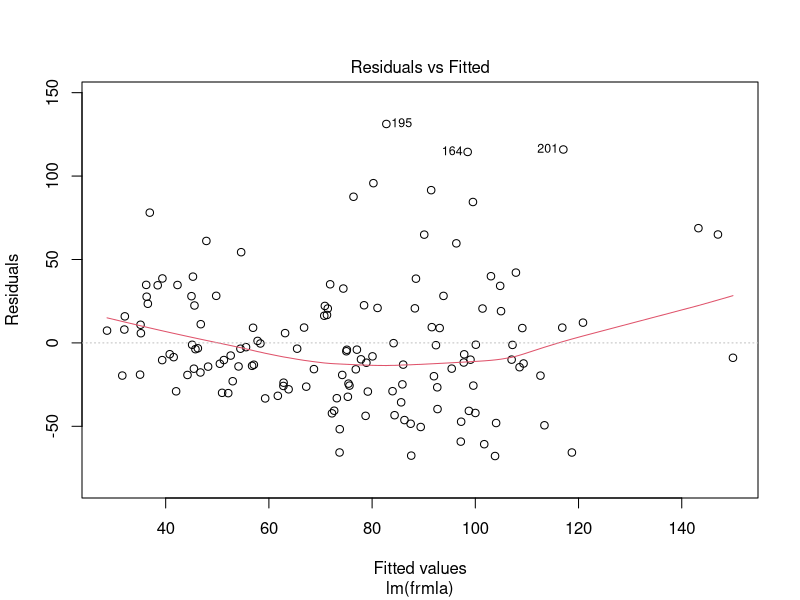
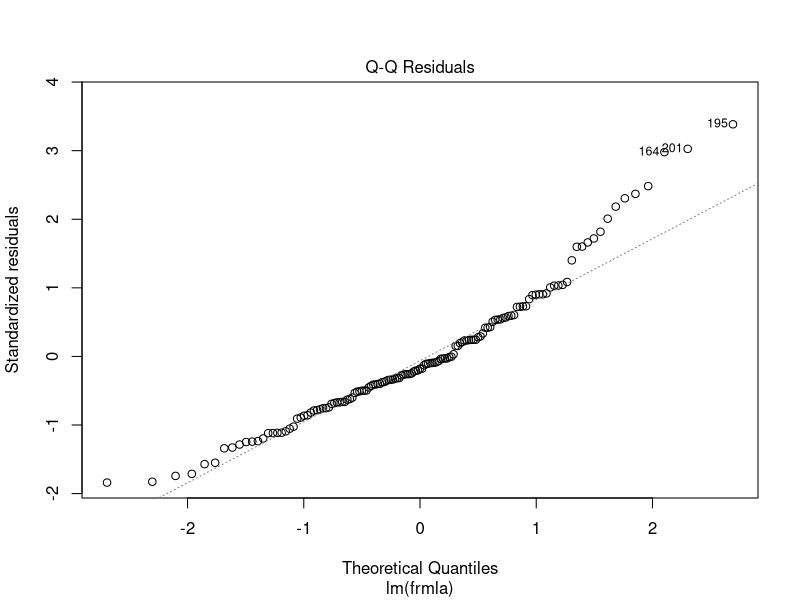
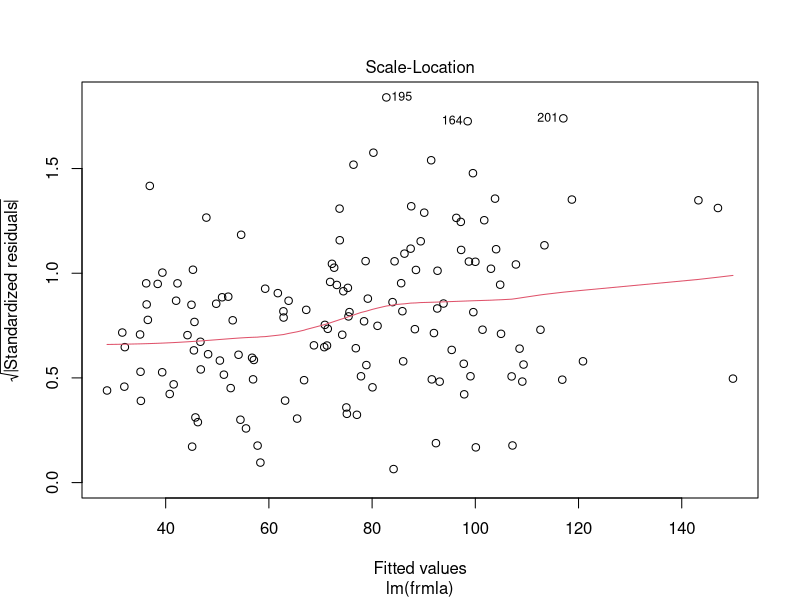
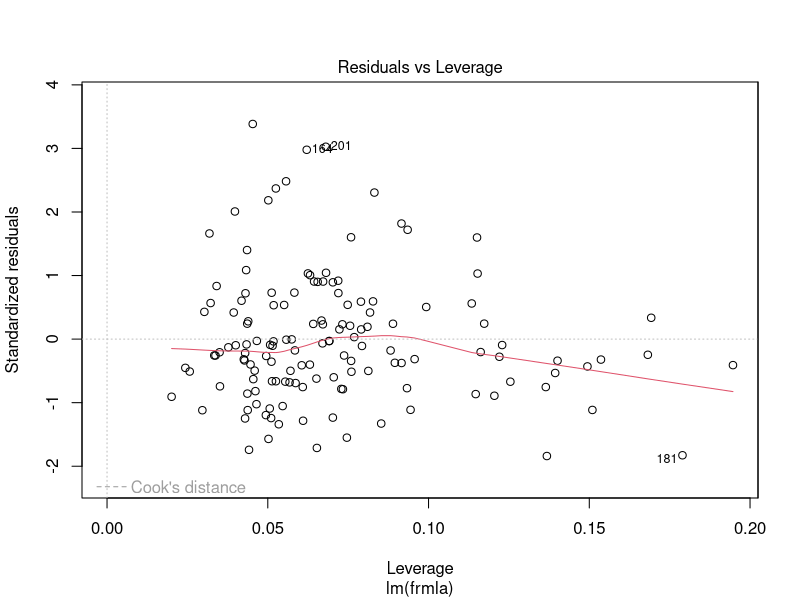

R code for these plots, in order:
# read in the data:
athlete_data <- read.csv(
  file = "Sports Data CW 2021.csv", 
  header = TRUE
)


# ----Task 1----
# Test if plasma ferritin concentration differs between male and female athletes. 
# Make sure that the assumptions of the test are satisfied. 
# State null and alternative hypotheses and your conclusion.

# Test for normality of the data first; Use shapiro-wilk normality test.
# H0: The data are normally distributed
# H1: The data are not normally distributed

# shapiro-wilk normality test for male plasma ferretin concentration:
male_normality <- with(athlete_data, shapiro.test(x = Ferr[Sex == "male"]))
male_normality$p.value

# shapiro-wilk normality test for female plasma ferretin concentration:
female_normality <- with(athlete_data, shapiro.test(x = Ferr[Sex == "female"]))
female_normality$p.value

# The p-values for both males and males are less than the significance level 
# 0.05 implying that the distributions of the data are significantly 
# different from the normal distribution.

# This implies we can't use the unpaired two-samples t-test. We'll instead 
# use the non-parametric unpaired two-samples wilcoxon test:

ferritin_diff <- wilcox.test(
  formula = Ferr ~ Sex, data = athlete_data, exact = FALSE
)

ferritin_diff

ferritin_diff$p.value

# Since the p-value is less than the significance level `alpha = 0.05`, we 
# can conclude that males' median plasma ferritin concentration is 
# significantly different from females' median plasma ferritin concentration
# with a p-value of ferritin_diff$p.value

# ----Task 2----
# Randomly divide the dataset into two sets, training (n1 = 141) and 
# testing (n2 = 61):

# training indices:
set.seed(91)
n1 <- sample(x = nrow(athlete_data), size = 141, replace = FALSE)

# training data:
training <- athlete_data[n1, ]

# testing data:
testing <- athlete_data[-n1, ]

# |- a----
# (a) Write down the equation of a regression model with Ferr as the response 
# and other variables as predictors except for the Sport variable.

# all column names:
colnms <- colnames(training)

# predictor variables:
predictors <- colnms[!colnms %in% c("Sport", "Ferr")]

# Equation:
frmla <- reformulate(predictors, response = "Ferr")
frmla

# |- b----
# fit the model:
full_model <- lm(formula = frmla, data = training)
summary(full_model)

# The only significant predictors are:
# Sex, LBM & BMI

# fit a model with only the significant predictors:
smaller_model <- lm(
  formula = Ferr ~ Sex + LBM + BMI, data = training
)
summary(smaller_model)

# Is a the full model better than the smaller model?

# Compare the two models using anova test:
comparison <- anova(smaller_model, full_model)
comparison

# The p-value = 0.732 is not sufficiently low (less than 0.05) 
# implying that the complex model (full_model) is not significantly better 
# than the simpler model (smaller_model). We should favor the smaller 
# model. In other words, the full model is not better than the 
# smaller model.

# |- c----
# Check the linear regression assumptions for the model fitted in part (b). 
# Do the assumptions hold for your model?

# 1. Linearity of the data
# The linearity assumption can be checked by inspecting the 
# Residuals vs Fitted plot:
plot(full_model, 1)

# There is a pattern in the residual plot meaning we can't assume 
# a linear relationship between the predictors and outcome variable

# 2. Normality of residuals:
# The QQ plot of residuals can be used to visually check the normality 
# assumption. The normal probability plot of residuals should 
# approximately follow a straight line.
plot(full_model, 2)

# Most of the points do not fall approximately along the reference line, 
# so we can assume non-normality.

# shapiro test for normality:
shapiro.test(full_model$residuals)

# The p-value is less than 0.05, confirming that the residuals 
# are not normally distributed.

# 3. Homoscedasticity
# The residuals are assumed to have a constant variance.

# We'll use the scale-location plot to check the homogeneity of variance 
# of the residuals. 
# Horizontal line with equally spread points is a good indication of 
# homoscedasticity.

plot(full_model, 3)

# That is not the case in our example, where we have a 
# heteroscedasticity problem.

# 4. Residuals vs Leverage

# Used to identify influential cases, that is extreme values 
# that might influence the regression results when included 
# or excluded from the analysis.

# Outliers and high leverage points can be identified by inspecting the 
# Residuals vs Leverage plot:

plot(full_model, 5)

# From the plot, there are no outliers which exceed 
# 3 standard deviations, which is good.

# However, there are high leverage points ie. there are some 
# data points have a leverage statistic above 2(p + 1)/n = 
  # 2 (9 + 1) / nrow(training) = 0.141844.

